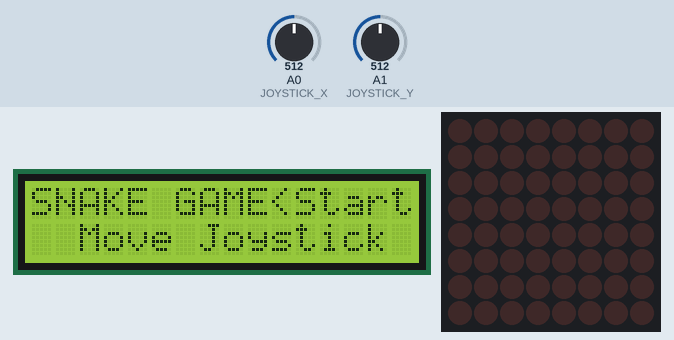
Simulated run of this sketch. Board: Arduino Uno, built with avr-gcc and run on an emulated ATmega328P. Parts: 16×2 character LCD, 8×8 LED matrix. The inputs (shaded band) are chosen by the test bench; at power-on: A0 (JOYSTICK_X) = 512, A1 (JOYSTICK_Y) = 512. Random numbers use the default seed unless the sketch sets one.

Above: at 1.2 s.
1.3 s: A0 (JOYSTICK_X) set to 658
2.9 s: A0 (JOYSTICK_X) set to 688
At 4.9 s:
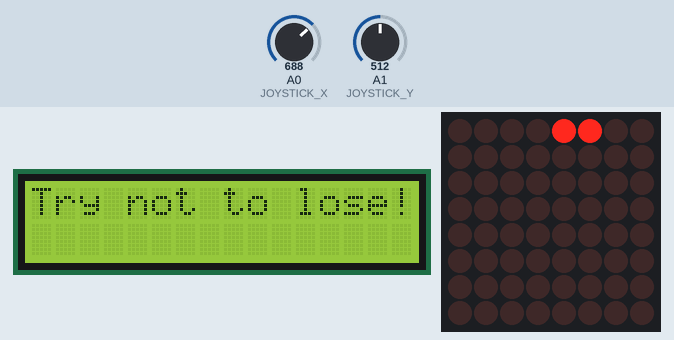
At 5.7 s:
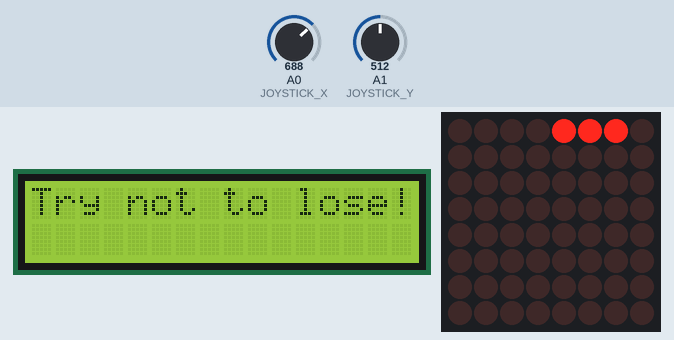

The sketch:

snake.ino
```cpp
#include <LedControl.h> // LedControl library is used for controlling a LED matrix.
#include <LiquidCrystal.h> //LiquidCrystal library is used for controlling LCD displays.

LiquidCrystal lcd (2, 3, 4, 5, 6, 7);
LedControl lc = LedControl (12, 11, 10, 1);

//there are defined all the pins
#define JOYSTICK_X  A0
#define JOYSTICK_Y  A1

const short initialSnakeLength = 3; //initial snake length (1-63, recommended 3)

// snake parameters
int snakeLength = initialSnakeLength;
int snakeSpeed = 1; // can not be 0
int snakeDirection = 0; // if it is 0, the snake does not move

// direction constants
const short up     = 1;
const short right  = 2;
const short down   = 3;
const short left   = 4;

bool win = false;
bool gameOver = false;

const int joystickThreshold = 160; // threshold where movement of the joystick will be accepted

struct Point {
  int row = 0;
  int col = 0;
  Point(int row = 0, int col = 0): row(row), col(col) {}
};

struct Coordinate {
  int x = 0;
  int y = 0;
  Coordinate(int x = 0, int y = 0): x(x), y(y) {}
};

Point snake; // the coordinates from which the snake start it will be randomly generated
Point food (-1, -1); // the point for food is not anywhere yet
Coordinate initialJoystick (500, 500);  //construct with default values in case the user turns off the calibration
Coordinate values;

int matrix[8][8]; // the "matrix" array: holds an "age" of the every pixel in the matrix. If the number > 0, it glows.
// when the age of some pixel exceeds the length of the snake, it goes out.
// 1 is added in the current snake direction next to the last position of the snake head.

void setup() {
  Serial.begin(9600); // sets the data rate in bits per second for serial data transmission.

  lc.shutdown(0, false); // turn off power saving, enables display
  lc.setIntensity(0, 9);
  lc.clearDisplay(0); // clear screen

  randomSeed(analogRead(0));
  snake.row = random(8);
  snake.col = random(8);

  calibrateJoystick();

  lcd.begin(16, 2);
  lcd.clear();
  lcd.setCursor(0, 0);
  lcd.print("SNAKE GAME<Start");
  lcd.setCursor(0, 1);
  lcd.print("  Move Joystick");
}

void loop() {
  generateFood(); // if there is no food, generate one
  joystickMove(); // watches joystick movements & blinks with food
  snakeMove(); // calculates snake parameters
  gameStates();
}

//if there is no food, generate one, also check for victory
void generateFood() {
  if (food.row == -1 || food.col == -1) {
    if (snakeLength >= 64) {
      win = true;
      return; // prevent the food generator from running, in this case it would run forever
    }
    // generate food
    do {
      food.col = random(8);
      food.row = random(8);
    } while (matrix[food.row][food.col] > 0);
  }
}

// watches joystick movements & blinks with food
void joystickMove() {
  int previousDirection = snakeDirection; // save the last direction
  long timestamp = millis() + snakeSpeed; // when the next frame will be rendered

  while (millis() < timestamp) {
    snakeSpeed = 1000 - map(snakeLength, 0, 16, 10, 1000);
    if (snakeSpeed == 0) snakeSpeed = 1; // safety: speed can not be 0

    // determine the direction of the snake

    analogRead(JOYSTICK_Y) < initialJoystick.y - joystickThreshold ? snakeDirection = up    : 0;
    analogRead(JOYSTICK_Y) > initialJoystick.y + joystickThreshold ? snakeDirection = down  : 0;
    analogRead(JOYSTICK_X) < initialJoystick.x - joystickThreshold ? snakeDirection = left  : 0;
    analogRead(JOYSTICK_X) > initialJoystick.x + joystickThreshold ? snakeDirection = right : 0;

    // ignore directional change by 180 degrees (no effect for non-moving snake)
    snakeDirection + 2 == previousDirection && previousDirection != 0 ? snakeDirection = previousDirection : 0;
    snakeDirection - 2 == previousDirection && previousDirection != 0 ? snakeDirection = previousDirection : 0;

    // blink with the food
    lc.setLed(0, food.row, food.col, millis() % 100 < 50 ? 1 : 0);
  }
}

// calculate snake movement data
void snakeMove() {
  switch (snakeDirection) {
    case up:
      lcd.clear();
      lcd.setCursor(0, 0);
      lcd.print("Try not to lose!");
      snake.row--;
      edge();
      lc.setLed(0, snake.row, snake.col, 1);
      break;

    case right:
      lcd.clear();
      lcd.setCursor(0, 0);
      lcd.print("Try not to lose!");
      snake.col++;
      edge();
      lc.setLed(0, snake.row, snake.col, 1);
      break;

    case down:
      lcd.clear();
      lcd.setCursor(0, 0);
      lcd.print("Try not to lose!");
      snake.row++;
      edge();
      lc.setLed(0, snake.row, snake.col, 1);
      break;

    case left:
      lcd.clear();
      lcd.setCursor(0, 0);
      lcd.print("Try not to lose!");
      snake.col--;
      edge();
      lc.setLed(0, snake.row, snake.col, 1);
      break;

    default:
      return;
  }

  if (matrix[snake.row][snake.col] != 0 && snakeDirection != 0) {
    gameOver = true;
    return;
  }

  // check if the food was eaten
  if (snake.row == food.row && snake.col == food.col) {
    snakeLength++;
    food.row = -1; // reset food
    food.col = -1;
  }

  // increment ages if all lit leds
  updateMatrix();

  // change the age of the snake head from 0 to 1
  matrix[snake.row][snake.col]++;
}

// causes the snake to appear on the other side of the screen if it gets out of the edge
void edge() {

  if (snake.col < 0) {
    snake.col = 7;
  }
  else if (snake.col > 7) {
    snake.col = 0;
  }

  if (snake.row  < 0) {
    snake.row = 7;
  }
  else if (snake.row > 7) {
    snake.row = 0;
  }
}


// increment ages if all lit leds, turn off to old ones depending on the length of the snake
void updateMatrix() {
  for (int row = 0; row < 8; row++) {
    for (int col = 0; col < 8; col++) {
      if (matrix[row][col] > 0 ) {
        matrix[row][col]++;
      }

      // if the age exceeds the length of the snake, switch it off
      if (matrix[row][col] > snakeLength) {
        lc.setLed(0, row, col, 0);
        matrix[row][col] = 0;
      }
    }
  }
}

void gameStates() {
  if (gameOver || win) {
    unrollSnake();
    scoreMessage(snakeLength);
    if (gameOver) {
      lcd.setCursor(2, 1);
      lcd.print("Start Again!");
    }
    win = false;
    gameOver = false;
    snakeLength = initialSnakeLength;
    snakeDirection = 0;
    memset(matrix, 0, sizeof(matrix[0][0]) * 8 * 8);
    lc.clearDisplay(0);
  }
}

void unrollSnake() {
  // switch off the food LED
  lc.setLed(0, food.row, food.col, 0);
  delay(600);
  for (int i = 1; i <= snakeLength; i++) {
    for (int row = 0; row < 8; row++) {
      for (int col = 0; col < 8; col++) {
        if (matrix[row][col] == i) {
          lc.setLed(0, row, col, 0);
          delay(100);
        }
      }
    }
  }
}

// calibrate the joystick  for 10 times
void calibrateJoystick() {
  for (int i = 0; i < 10; i++) {
    values.x += analogRead(JOYSTICK_X);
    values.y += analogRead(JOYSTICK_Y);
  }

  initialJoystick.x = values.x / 10;
  initialJoystick.y = values.y / 10;
}

void scoreMessage(int score) {
  if (score < 0 || score > 99) return;

  lcd.clear();
  lcd.setCursor(0, 0);
  lcd.print("GameOverScore:");
  lcd.setCursor(14, 0);
  lcd.print(score);
}
```

Measured:
- the behaviour switches between 672 and 673 on A0 (JOYSTICK_X) (found by bisection; images 0 and 1)
